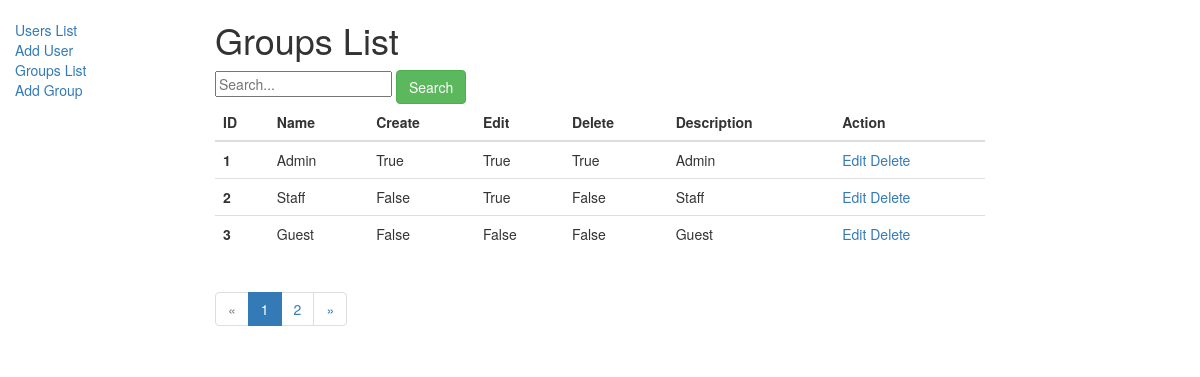
/home/groups/, run on the app's committed database.
### task/models.py (models this page shows, shortened)
class Group(models.Model):
    name = models.TextField('Name', help_text='Enter groupname:')
    description = models.TextField('Description', help_text='Enter description: ', null=True, blank=True)
    editing = models.BooleanField(default=False)
    creating = models.BooleanField(default=False)
    deleting = models.BooleanField(default=False)

### task/views.py (the view)
# urls.py: path('groups/', views.GroupListView.as_view(), name='group_list'),
class GroupListView(generic.ListView):
    model = Group
    template_name = 'list_of_groups.html'
    paginate_by = 3
    def get_queryset(self):  # Search groups
        query = self.request.GET.get('q')
        if query:
            return Group.objects.filter(Q(name__icontains=query) | Q(description__icontains=query))
        else:
            return Group.objects.all()
    def get_context_data(self, **kwargs):  # for paginator
        context = super().get_context_data(**kwargs)
        context['query'] = self.request.GET.get('q')
        return context

### templates/list_of_groups.html (shortened to what this page needs)
{% extends "base_generic.html" %}
{% block content %}
<h1>Groups List</h1>
    {% if group_list %}
        <form method="GET" action="" id="searchform">
    <input class="searchfield" id="searchbox" name="q" type="text" value="{{ request.GET.q }}" placeholder="Search..."/>
    <button class="btn btn-success", type="submit">Search</button>
        </form>
    <table class="table table-dark">
  <thead>
    <tr>
      <th scope="col">ID</th>
      <th scope="col">Name</th>
      <th scope="col">Create</th>
      <th scope="col">Edit</th>
      <th scope="col">Delete</th>
      <th scope="col">Description</th>
      <th scope="col">Action</th>
    </tr>
  </thead>
  <tbody>
    {% for group in group_list %}
    <tr>
      <th scope="row">{{ group.id }}</th>
      <td>{{ group.name }}</td>
      <td>{{ group.creating }}</td>
      <td>{{ group.editing }}</td>
      <td>{{ group.deleting }}</td>
      <td>{{ group.description }}</td>
      <td><a href="{% url 'group_edit' group.id %}">Edit</a>  <a href="{% url 'group_delete' group.id %}">Delete</a></td>
    </tr>
    {% endfor %}
  </tbody>
</table>
    {% else %}
      <p>There are no groups.</p>
    {% endif %}
{% endblock %}

### data on the page
Group: id "1", name "Admin", creating "True", editing "True", deleting "True", description "Admin"
Group: id "2", name "Staff", creating "False", editing "True", deleting "False", description "Staff"
Group: id "3", name "Guest", creating "False", editing "False", deleting "False", description "Guest"

### other printed values
{{ i }} "1"
{{ i }} "2"
